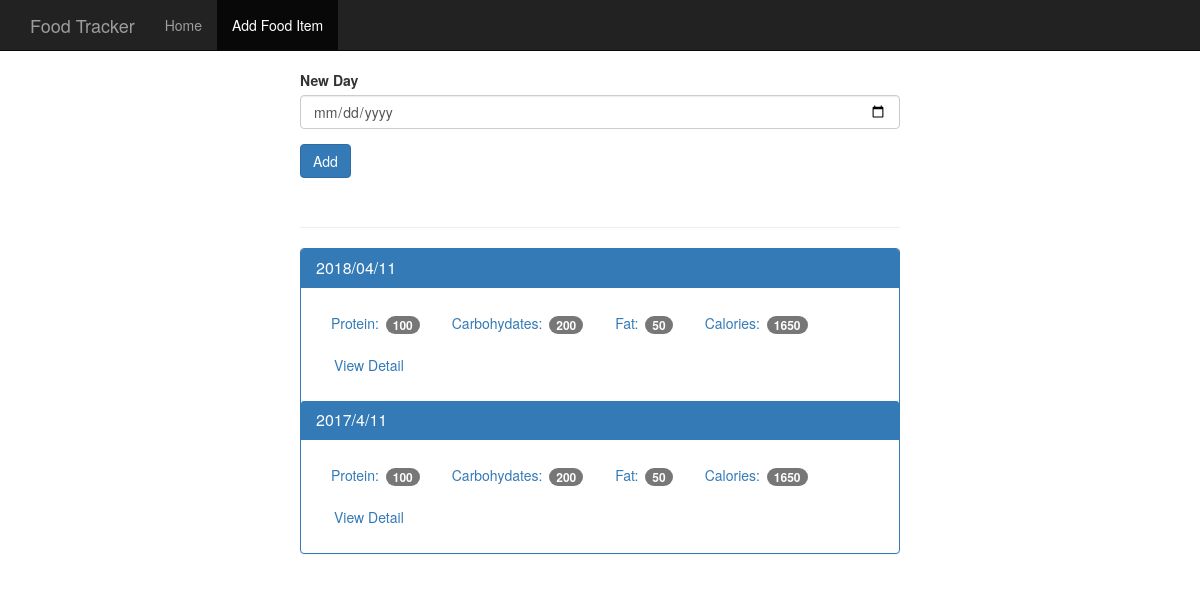
Before: / with the older database file.
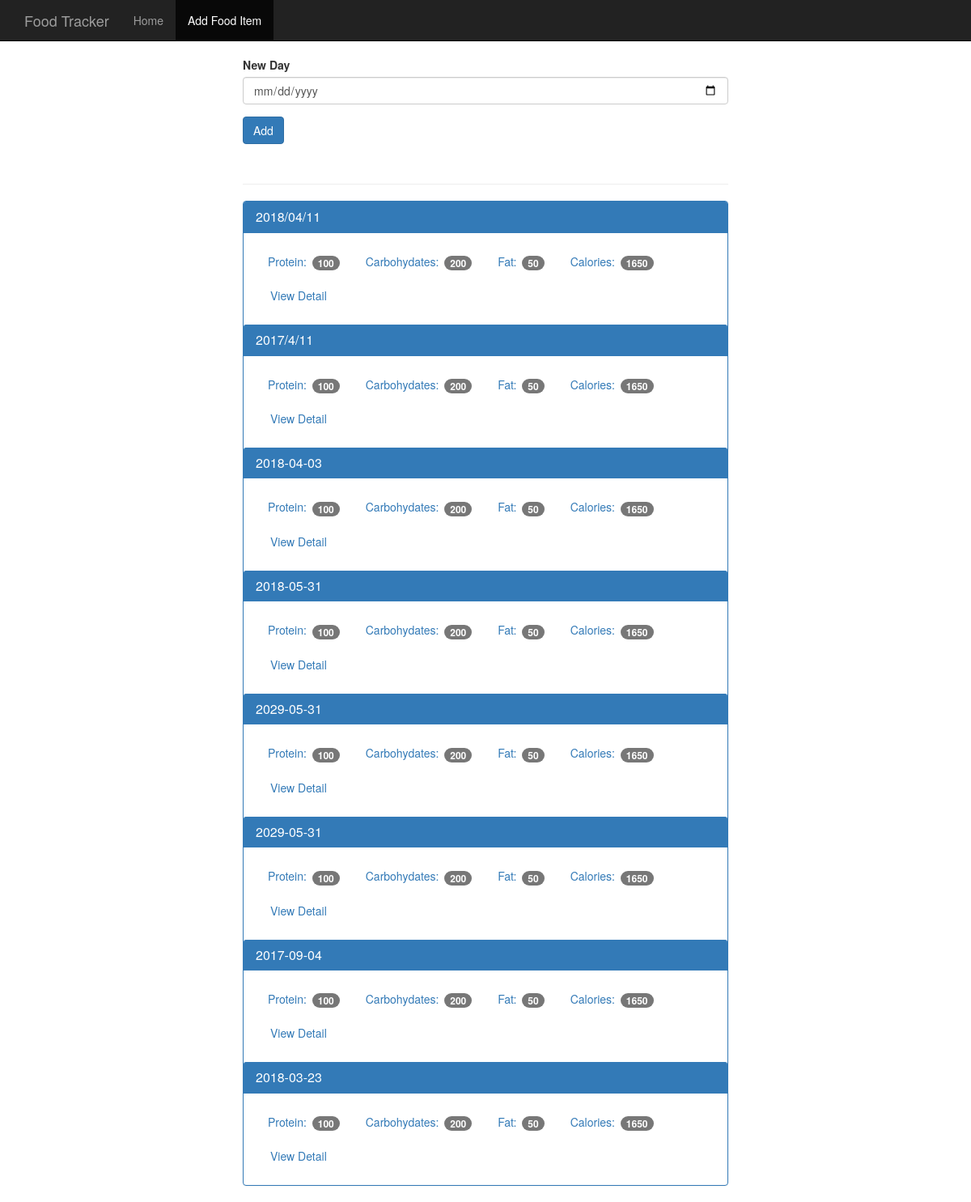
After: the same page with the newer database file.
### app.py (models this page shows, shortened)
class log_date(db.Model):
	id = db.Column(db.Integer, primary_key=True)
	entry_date = db.Column(db.String(255))
	@classmethod
	def show_all_rows(cls):
		results = cls.query.all()
		return results

### app.py (the view)
@app.route('/', methods=['GET','POST'])
def home():
	date_list = log_date.show_all_rows()
	if request.method == 'POST':
		date = request.form['entry_date']
		add_date = log_date(entry_date= date).insert_data_row()
		return  redirect(url_for('home'))
	return render_template('home.html', date_list=date_list)

### templates/home.html (shortened to what this page needs)
{% extends 'base.html' %}
{% block body %}
    <div class="container theme-showcase col-sm-6 col-sm-offset-3" role="main">
      <div class="row">
        <div>
          <form method="POST" action="/">
            <div class="form-group">
              <label for="new-day">New Day</label>
              <input type="date" class="form-control" id="new-day", name="entry_date">
            </div>
            <button type="submit" class="btn btn-primary">Add</button>
          </form>
          <div class="page-header"></div>
          <div class="panel panel-primary">
          {% for date in date_list %}
            <div class="panel-heading">
              <h3 class="panel-title">{{ date.entry_date }}</h3>
            </div>
            <div class="panel-body">
              <ul class="nav nav-pills" role="tablist">
                <li><a>Protein: <span class="badge">100</span></a></li>
                <li><a>Carbohydates: <span class="badge">200</span></a></li>
                <li><a>Fat: <span class="badge">50</span></a></li>
                <li><a>Calories: <span class="badge">1650</span></a></li>
                <li><a href="#" type="button" class="btn btn-link">View Detail</a></li>
              </ul>
            </div>
           {% endfor %}
          </div>
        </div>
      </div>
    </div>
{% endblock %}

### templates/base.html (shortened to what this page needs)
<!DOCTYPE html>
<html lang="en">
  <head>
    <link href="{{ url_for('static', filename='bootstrap.min.css')}}" rel="stylesheet">
    <link href="{{url_for('static', filename='theme.css')}}" rel="stylesheet">
  </head>
  <body>
    <nav class="navbar navbar-inverse navbar-fixed-top">
      <div class="container">
        <div class="navbar-header">
          <a class="navbar-brand" href="{{url_for('home')}}">Food Tracker</a>
        </div>
        <div id="navbar" class="navbar-collapse collapse">
          <ul class="nav navbar-nav">
            <li><a href="{{url_for('home')}}">Home</a></li>
            <li class="active"><a href="{{url_for('add_food')}}">Add Food Item</a></li>
          </ul>
        </div>
      </div>
    </nav>
    {% block body %}
    {% endblock %}
  </body>
</html>

### static/theme.css (style rules this page uses)
body { padding-top: 70px; padding-bottom: 30px; }

Changed rows visible on the page:
added log_date: entry_date "2018-04-03"
added log_date: entry_date "2018-05-31"
added log_date: entry_date "2029-05-31"
added log_date: entry_date "2029-05-31"
added log_date: entry_date "2017-09-04"
added log_date: entry_date "2018-03-23"
